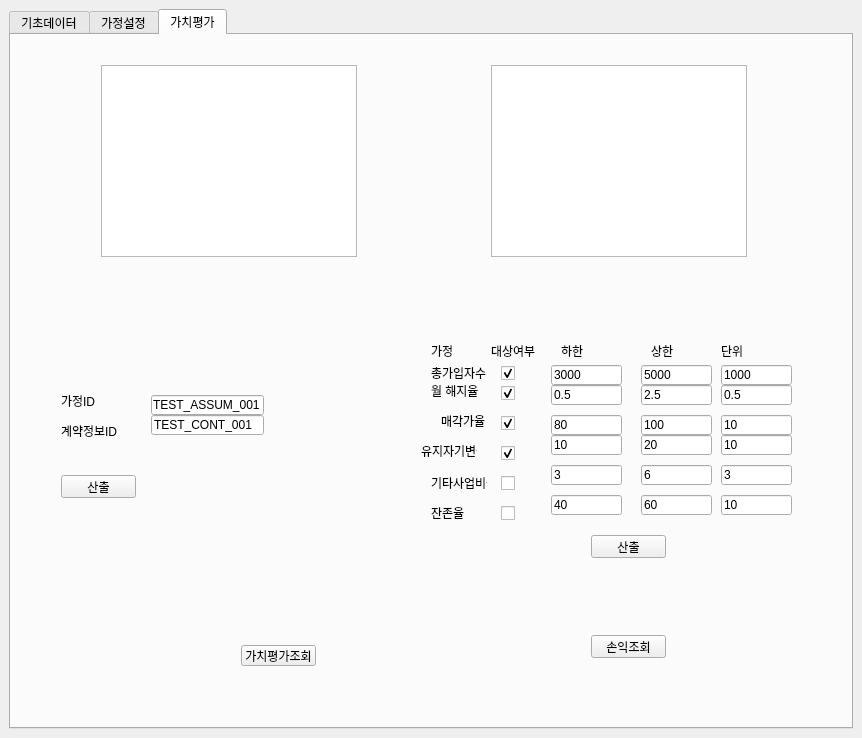
<?xml version="1.0" encoding="UTF-8"?>
<ui version="4.0">
 <class>MainWindow</class>
 <widget class="QMainWindow" name="MainWindow">
  <property name="geometry">
   <rect>
    <x>0</x>
    <y>0</y>
    <width>862</width>
    <height>738</height>
   </rect>
  </property>
  <property name="windowTitle">
   <string>MainWindow</string>
  </property>
  <widget class="QWidget" name="centralwidget">
   <layout class="QHBoxLayout" name="horizontalLayout_3">
    <item>
     <widget class="QTabWidget" name="tabWidget">
      <property name="currentIndex">
       <number>2</number>
      </property>
      <widget class="QWidget" name="tab">
       <attribute name="title">
        <string>기초데이터</string>
       </attribute>
       <layout class="QVBoxLayout" name="verticalLayout_4">
        <item>
         <layout class="QHBoxLayout" name="horizontalLayout_2">
          <item>
           <widget class="QTreeView" name="table1">
            <property name="enabled">
             <bool>true</bool>
            </property>
            <property name="sizePolicy">
             <sizepolicy hsizetype="Expanding" vsizetype="Expanding">
              <horstretch>0</horstretch>
              <verstretch>0</verstretch>
             </sizepolicy>
            </property>
           </widget>
          </item>
          <item>
           <widget class="QTextBrowser" name="logger1">
            <property name="enabled">
             <bool>true</bool>
            </property>
            <property name="sizePolicy">
             <sizepolicy hsizetype="Preferred" vsizetype="Expanding">
              <horstretch>0</horstretch>
              <verstretch>0</verstretch>
             </sizepolicy>
            </property>
            <property name="lineWrapColumnOrWidth">
             <number>0</number>
            </property>
           </widget>
          </item>
         </layout>
        </item>
        <item>
         <widget class="QGroupBox" name="groupBox_4">
          <property name="title">
           <string>데이터 수집/조회/삭제</string>
          </property>
          <layout class="QHBoxLayout" name="horizontalLayout">
           <item>
            <widget class="QGroupBox" name="groupBox">
             <property name="title">
              <string>수집</string>
             </property>
             <layout class="QVBoxLayout" name="verticalLayout">
              <item>
               <widget class="QPushButton" name="pushButton_used">
                <property name="text">
                 <string>상품정보</string>
                </property>
               </widget>
              </item>
              <item>
               <widget class="QPushButton" name="pushButton_pno">
                <property name="text">
                 <string>출고가정보</string>
                </property>
               </widget>
              </item>
              <item>
               <widget class="QPushButton" name="pushButton_rel">
                <property name="text">
                 <string>중고가정보</string>
                </property>
               </widget>
              </item>
             </layout>
            </widget>
           </item>
           <item>
            <widget class="QGroupBox" name="groupBox_2">
             <property name="title">
              <string>조회</string>
             </property>
             <layout class="QVBoxLayout" name="verticalLayout_2">
              <item>
               <widget class="QPushButton" name="pushButton_5">
                <property name="text">
                 <string>상품정보</string>
                </property>
               </widget>
              </item>
              <item>
               <widget class="QPushButton" name="pushButton_6">
                <property name="text">
                 <string>출고가정보</string>
                </property>
               </widget>
              </item>
              <item>
               <widget class="QPushButton" name="pushButton_7">
                <property name="text">
                 <string>중고가정보</string>
                </property>
               </widget>
              </item>
             </layout>
            </widget>
           </item>
           <item>
            <widget class="QGroupBox" name="groupBox_3">
             <property name="title">
              <string>삭제</string>
             </property>
             <layout class="QVBoxLayout" name="verticalLayout_3">
              <item>
               <widget class="QPushButton" name="pushButton">
                <property name="text">
                 <string>상품정보</string>
                </property>
               </widget>
              </item>
              <item>
               <widget class="QPushButton" name="pushButton_2">
                <property name="text">
                 <string>출고가정보</string>
                </property>
               </widget>
              </item>
              <item>
               <widget class="QPushButton" name="pushButton_3">
                <property name="text">
                 <string>중고가정보</string>
                </property>
               </widget>
              </item>
             </layout>
            </widget>
           </item>
          </layout>
         </widget>
        </item>
       </layout>
      </widget>
      <widget class="QWidget" name="tab_2">
       <attribute name="title">
        <string>가정설정</string>
       </attribute>
       <layout class="QVBoxLayout" name="verticalLayout_8">
        <item>
         <layout class="QHBoxLayout" name="horizontalLayout_20" stretch="0,0">
          <item>
           <widget class="QTreeView" name="table2"/>
          </item>
          <item>
           <widget class="QTextBrowser" name="logger2">
            <property name="sizePolicy">
             <sizepolicy hsizetype="Minimum" vsizetype="Expanding">
              <horstretch>0</horstretch>
              <verstretch>0</verstretch>
             </sizepolicy>
            </property>
           </widget>
          </item>
         </layout>
        </item>
        <item>
         <layout class="QHBoxLayout" name="horizontalLayout_19">
          <item>
           <widget class="QGroupBox" name="groupBox_5">
            <property name="title">
             <string>계약정보</string>
            </property>
            <layout class="QVBoxLayout" name="verticalLayout_5">
             <item>
              <layout class="QHBoxLayout" name="horizontalLayout_4">
               <item>
                <widget class="QLabel" name="label">
                 <property name="text">
                  <string>월납 보험료(원)</string>
                 </property>
                </widget>
               </item>
               <item>
                <widget class="QLineEdit" name="lineEdit"/>
               </item>
              </layout>
             </item>
             <item>
              <layout class="QHBoxLayout" name="horizontalLayout_5">
               <item>
                <widget class="QLabel" name="label_2">
                 <property name="text">
                  <string>출고가(원)</string>
                 </property>
                </widget>
               </item>
               <item>
                <widget class="QLineEdit" name="lineEdit_2"/>
               </item>
              </layout>
             </item>
             <item>
              <layout class="QHBoxLayout" name="horizontalLayout_6">
               <item>
                <widget class="QLabel" name="label_3">
                 <property name="text">
                  <string>공임비(원)</string>
                 </property>
                </widget>
               </item>
               <item>
                <widget class="QLineEdit" name="lineEdit_3"/>
               </item>
              </layout>
             </item>
             <item>
              <layout class="QHBoxLayout" name="horizontalLayout_18">
               <item>
                <widget class="QLabel" name="label_15">
                 <property name="text">
                  <string>Loss Cap(%)</string>
                 </property>
                </widget>
               </item>
               <item>
                <widget class="QLineEdit" name="lineEdit_15"/>
               </item>
              </layout>
             </item>
             <item>
              <layout class="QHBoxLayout" name="horizontalLayout_7">
               <item>
                <widget class="QLabel" name="label_4">
                 <property name="text">
                  <string>반납시점(월)</string>
                 </property>
                </widget>
               </item>
               <item>
                <widget class="QLineEdit" name="lineEdit_4"/>
               </item>
              </layout>
             </item>
             <item>
              <layout class="QHBoxLayout" name="horizontalLayout_8">
               <item>
                <widget class="QLabel" name="label_5">
                 <property name="text">
                  <string>공동인수율(%)</string>
                 </property>
                </widget>
               </item>
               <item>
                <widget class="QLineEdit" name="lineEdit_5"/>
               </item>
              </layout>
             </item>
             <item>
              <layout class="QHBoxLayout" name="horizontalLayout_11">
               <item>
                <widget class="QLabel" name="label_8">
                 <property name="text">
                  <string>대리점수수료율(%)</string>
                 </property>
                </widget>
               </item>
               <item>
                <widget class="QLineEdit" name="lineEdit_8"/>
               </item>
              </layout>
             </item>
             <item>
              <layout class="QHBoxLayout" name="horizontalLayout_9">
               <item>
                <widget class="QLabel" name="label_6">
                 <property name="text">
                  <string>출재율(%)</string>
                 </property>
                </widget>
               </item>
               <item>
                <widget class="QLineEdit" name="lineEdit_6"/>
               </item>
              </layout>
             </item>
             <item>
              <layout class="QHBoxLayout" name="horizontalLayout_10">
               <item>
                <widget class="QLabel" name="label_7">
                 <property name="text">
                  <string>출재수수료율(%)</string>
                 </property>
                </widget>
               </item>
               <item>
                <widget class="QLineEdit" name="lineEdit_7"/>
               </item>
              </layout>
             </item>
             <item>
              <layout class="QHBoxLayout" name="horizontalLayout_22">
               <item>
                <widget class="QPushButton" name="pushButton_8">
                 <property name="text">
                  <string>조회</string>
                 </property>
                </widget>
               </item>
               <item>
                <widget class="QPushButton" name="pushButton_12">
                 <property name="text">
                  <string>삽입</string>
                 </property>
                </widget>
               </item>
               <item>
                <widget class="QPushButton" name="pushButton_9">
                 <property name="text">
                  <string>삭제</string>
                 </property>
                </widget>
               </item>
              </layout>
             </item>
            </layout>
           </widget>
          </item>
          <item>
           <widget class="QGroupBox" name="groupBox_6">
            <property name="title">
             <string>가정</string>
            </property>
            <layout class="QVBoxLayout" name="verticalLayout_6">
             <item>
              <layout class="QHBoxLayout" name="horizontalLayout_15">
               <item>
                <widget class="QLabel" name="label_12">
                 <property name="text">
                  <string>총 가입자수(명)</string>
                 </property>
                </widget>
               </item>
               <item>
                <widget class="QLineEdit" name="lineEdit_12"/>
               </item>
              </layout>
             </item>
             <item>
              <layout class="QHBoxLayout" name="horizontalLayout_12">
               <item>
                <widget class="QLabel" name="label_9">
                 <property name="text">
                  <string>월 해지율(%)</string>
                 </property>
                </widget>
               </item>
               <item>
                <widget class="QLineEdit" name="lineEdit_9"/>
               </item>
              </layout>
             </item>
             <item>
              <layout class="QHBoxLayout" name="horizontalLayout_13">
               <item>
                <widget class="QLabel" name="label_10">
                 <property name="text">
                  <string>매각가율(%)</string>
                 </property>
                </widget>
               </item>
               <item>
                <widget class="QLineEdit" name="lineEdit_10"/>
               </item>
              </layout>
             </item>
             <item>
              <layout class="QHBoxLayout" name="horizontalLayout_14">
               <item>
                <widget class="QLabel" name="label_11">
                 <property name="text">
                  <string>유지자 기변율(%)</string>
                 </property>
                </widget>
               </item>
               <item>
                <widget class="QLineEdit" name="lineEdit_11"/>
               </item>
              </layout>
             </item>
             <item>
              <layout class="QHBoxLayout" name="horizontalLayout_17">
               <item>
                <widget class="QLabel" name="label_14">
                 <property name="text">
                  <string>기타사업비율(%)</string>
                 </property>
                </widget>
               </item>
               <item>
                <widget class="QLineEdit" name="lineEdit_14"/>
               </item>
              </layout>
             </item>
             <item>
              <layout class="QHBoxLayout" name="horizontalLayout_16">
               <item>
                <widget class="QLabel" name="label_13">
                 <property name="text">
                  <string>잔존율(%)</string>
                 </property>
                </widget>
               </item>
               <item>
                <widget class="QPushButton" name="pushButton_4">
                 <property name="text">
                  <string>산출</string>
                 </property>
                </widget>
               </item>
               <item>
                <widget class="QLineEdit" name="lineEdit_13">
                 <property name="readOnly">
                  <bool>false</bool>
                 </property>
                </widget>
               </item>
              </layout>
             </item>
             <item>
              <layout class="QHBoxLayout" name="horizontalLayout_23">
               <item>
                <widget class="QPushButton" name="pushButton_10">
                 <property name="text">
                  <string>조회</string>
                 </property>
                </widget>
               </item>
               <item>
                <widget class="QPushButton" name="pushButton_13">
                 <property name="text">
                  <string>삽입</string>
                 </property>
                </widget>
               </item>
               <item>
                <widget class="QPushButton" name="pushButton_11">
                 <property name="text">
                  <string>삭제</string>
                 </property>
                </widget>
               </item>
              </layout>
             </item>
            </layout>
           </widget>
          </item>
         </layout>
        </item>
       </layout>
      </widget>
      <widget class="QWidget" name="tab_3">
       <attribute name="title">
        <string>가치평가</string>
       </attribute>
       <widget class="QPushButton" name="pushButton_14">
        <property name="geometry">
         <rect>
          <x>50</x>
          <y>440</y>
          <width>75</width>
          <height>23</height>
         </rect>
        </property>
        <property name="text">
         <string>산출</string>
        </property>
       </widget>
       <widget class="QLabel" name="label_16">
        <property name="geometry">
         <rect>
          <x>50</x>
          <y>360</y>
          <width>56</width>
          <height>12</height>
         </rect>
        </property>
        <property name="text">
         <string>가정ID</string>
        </property>
       </widget>
       <widget class="QLabel" name="label_17">
        <property name="geometry">
         <rect>
          <x>50</x>
          <y>390</y>
          <width>56</width>
          <height>12</height>
         </rect>
        </property>
        <property name="text">
         <string>계약정보ID</string>
        </property>
       </widget>
       <widget class="QLabel" name="label_18">
        <property name="geometry">
         <rect>
          <x>420</x>
          <y>330</y>
          <width>61</width>
          <height>16</height>
         </rect>
        </property>
        <property name="text">
         <string>총가입자수</string>
        </property>
       </widget>
       <widget class="QLabel" name="label_19">
        <property name="geometry">
         <rect>
          <x>420</x>
          <y>350</y>
          <width>56</width>
          <height>12</height>
         </rect>
        </property>
        <property name="text">
         <string>월 해지율</string>
        </property>
       </widget>
       <widget class="QLabel" name="label_20">
        <property name="geometry">
         <rect>
          <x>410</x>
          <y>410</y>
          <width>56</width>
          <height>12</height>
         </rect>
        </property>
        <property name="text">
         <string>유지자기변율</string>
        </property>
       </widget>
       <widget class="QLabel" name="label_21">
        <property name="geometry">
         <rect>
          <x>420</x>
          <y>440</y>
          <width>56</width>
          <height>16</height>
         </rect>
        </property>
        <property name="text">
         <string>기타사업비율</string>
        </property>
       </widget>
       <widget class="QLabel" name="label_22">
        <property name="geometry">
         <rect>
          <x>430</x>
          <y>380</y>
          <width>56</width>
          <height>12</height>
         </rect>
        </property>
        <property name="text">
         <string>매각가율</string>
        </property>
       </widget>
       <widget class="QLabel" name="label_23">
        <property name="geometry">
         <rect>
          <x>420</x>
          <y>470</y>
          <width>56</width>
          <height>16</height>
         </rect>
        </property>
        <property name="text">
         <string>잔존율</string>
        </property>
       </widget>
       <widget class="QLineEdit" name="insured_lb">
        <property name="geometry">
         <rect>
          <x>540</x>
          <y>330</y>
          <width>71</width>
          <height>20</height>
         </rect>
        </property>
        <property name="text">
         <string>3000</string>
        </property>
       </widget>
       <widget class="QLineEdit" name="lapse_lb">
        <property name="geometry">
         <rect>
          <x>540</x>
          <y>350</y>
          <width>71</width>
          <height>20</height>
         </rect>
        </property>
        <property name="text">
         <string>0.5</string>
        </property>
       </widget>
       <widget class="QLineEdit" name="disc_lb">
        <property name="geometry">
         <rect>
          <x>540</x>
          <y>380</y>
          <width>71</width>
          <height>20</height>
         </rect>
        </property>
        <property name="text">
         <string>80</string>
        </property>
       </widget>
       <widget class="QLineEdit" name="exer_lb">
        <property name="geometry">
         <rect>
          <x>540</x>
          <y>400</y>
          <width>71</width>
          <height>20</height>
         </rect>
        </property>
        <property name="text">
         <string>10</string>
        </property>
       </widget>
       <widget class="QLineEdit" name="expen_lb">
        <property name="geometry">
         <rect>
          <x>540</x>
          <y>430</y>
          <width>71</width>
          <height>20</height>
         </rect>
        </property>
        <property name="text">
         <string>3</string>
        </property>
       </widget>
       <widget class="QLineEdit" name="resid_lb">
        <property name="geometry">
         <rect>
          <x>540</x>
          <y>460</y>
          <width>71</width>
          <height>20</height>
         </rect>
        </property>
        <property name="text">
         <string>40</string>
        </property>
       </widget>
       <widget class="QLineEdit" name="resid_ub">
        <property name="geometry">
         <rect>
          <x>630</x>
          <y>460</y>
          <width>71</width>
          <height>20</height>
         </rect>
        </property>
        <property name="text">
         <string>60</string>
        </property>
       </widget>
       <widget class="QLineEdit" name="lapse_ub">
        <property name="geometry">
         <rect>
          <x>630</x>
          <y>350</y>
          <width>71</width>
          <height>20</height>
         </rect>
        </property>
        <property name="text">
         <string>2.5</string>
        </property>
       </widget>
       <widget class="QLineEdit" name="disc_ub">
        <property name="geometry">
         <rect>
          <x>630</x>
          <y>380</y>
          <width>71</width>
          <height>20</height>
         </rect>
        </property>
        <property name="text">
         <string>100</string>
        </property>
       </widget>
       <widget class="QLineEdit" name="expen_ub">
        <property name="geometry">
         <rect>
          <x>630</x>
          <y>430</y>
          <width>71</width>
          <height>20</height>
         </rect>
        </property>
        <property name="text">
         <string>6</string>
        </property>
       </widget>
       <widget class="QLineEdit" name="exer_ub">
        <property name="geometry">
         <rect>
          <x>630</x>
          <y>400</y>
          <width>71</width>
          <height>20</height>
         </rect>
        </property>
        <property name="text">
         <string>20</string>
        </property>
       </widget>
       <widget class="QLineEdit" name="insured_ub">
        <property name="geometry">
         <rect>
          <x>630</x>
          <y>330</y>
          <width>71</width>
          <height>20</height>
         </rect>
        </property>
        <property name="text">
         <string>5000</string>
        </property>
       </widget>
       <widget class="QLineEdit" name="resid_unit">
        <property name="geometry">
         <rect>
          <x>710</x>
          <y>460</y>
          <width>71</width>
          <height>20</height>
         </rect>
        </property>
        <property name="text">
         <string>10</string>
        </property>
       </widget>
       <widget class="QLineEdit" name="lapse_unit">
        <property name="geometry">
         <rect>
          <x>710</x>
          <y>350</y>
          <width>71</width>
          <height>20</height>
         </rect>
        </property>
        <property name="text">
         <string>0.5</string>
        </property>
       </widget>
       <widget class="QLineEdit" name="disc_unit">
        <property name="geometry">
         <rect>
          <x>710</x>
          <y>380</y>
          <width>71</width>
          <height>20</height>
         </rect>
        </property>
        <property name="text">
         <string>10</string>
        </property>
       </widget>
       <widget class="QLineEdit" name="expen_unit">
        <property name="geometry">
         <rect>
          <x>710</x>
          <y>430</y>
          <width>71</width>
          <height>20</height>
         </rect>
        </property>
        <property name="text">
         <string>3</string>
        </property>
       </widget>
       <widget class="QLineEdit" name="exer_unit">
        <property name="geometry">
         <rect>
          <x>710</x>
          <y>400</y>
          <width>71</width>
          <height>20</height>
         </rect>
        </property>
        <property name="text">
         <string>10</string>
        </property>
       </widget>
       <widget class="QLineEdit" name="insured_unit">
        <property name="geometry">
         <rect>
          <x>710</x>
          <y>330</y>
          <width>71</width>
          <height>20</height>
         </rect>
        </property>
        <property name="text">
         <string>1000</string>
        </property>
       </widget>
       <widget class="QLabel" name="label_24">
        <property name="geometry">
         <rect>
          <x>550</x>
          <y>310</y>
          <width>56</width>
          <height>12</height>
         </rect>
        </property>
        <property name="text">
         <string>하한</string>
        </property>
       </widget>
       <widget class="QLabel" name="label_25">
        <property name="geometry">
         <rect>
          <x>640</x>
          <y>310</y>
          <width>56</width>
          <height>12</height>
         </rect>
        </property>
        <property name="text">
         <string>상한</string>
        </property>
       </widget>
       <widget class="QLabel" name="label_26">
        <property name="geometry">
         <rect>
          <x>710</x>
          <y>310</y>
          <width>56</width>
          <height>12</height>
         </rect>
        </property>
        <property name="text">
         <string>단위</string>
        </property>
       </widget>
       <widget class="QPushButton" name="pushButton_15">
        <property name="geometry">
         <rect>
          <x>580</x>
          <y>500</y>
          <width>75</width>
          <height>23</height>
         </rect>
        </property>
        <property name="text">
         <string>산출</string>
        </property>
       </widget>
       <widget class="QPushButton" name="pushButton_16">
        <property name="geometry">
         <rect>
          <x>230</x>
          <y>610</y>
          <width>75</width>
          <height>21</height>
         </rect>
        </property>
        <property name="text">
         <string>가치평가조회</string>
        </property>
       </widget>
       <widget class="QTreeView" name="table3">
        <property name="geometry">
         <rect>
          <x>90</x>
          <y>30</y>
          <width>256</width>
          <height>192</height>
         </rect>
        </property>
       </widget>
       <widget class="QCheckBox" name="insured_checked">
        <property name="geometry">
         <rect>
          <x>490</x>
          <y>330</y>
          <width>16</width>
          <height>16</height>
         </rect>
        </property>
        <property name="text">
         <string/>
        </property>
        <property name="checked">
         <bool>true</bool>
        </property>
       </widget>
       <widget class="QCheckBox" name="lapse_checked">
        <property name="geometry">
         <rect>
          <x>490</x>
          <y>350</y>
          <width>16</width>
          <height>16</height>
         </rect>
        </property>
        <property name="text">
         <string/>
        </property>
        <property name="checked">
         <bool>true</bool>
        </property>
       </widget>
       <widget class="QCheckBox" name="disc_checked">
        <property name="geometry">
         <rect>
          <x>490</x>
          <y>380</y>
          <width>16</width>
          <height>16</height>
         </rect>
        </property>
        <property name="text">
         <string/>
        </property>
        <property name="checked">
         <bool>true</bool>
        </property>
       </widget>
       <widget class="QCheckBox" name="exer_checked">
        <property name="geometry">
         <rect>
          <x>490</x>
          <y>410</y>
          <width>16</width>
          <height>16</height>
         </rect>
        </property>
        <property name="text">
         <string/>
        </property>
        <property name="checked">
         <bool>true</bool>
        </property>
       </widget>
       <widget class="QCheckBox" name="expen_checked">
        <property name="geometry">
         <rect>
          <x>490</x>
          <y>440</y>
          <width>16</width>
          <height>16</height>
         </rect>
        </property>
        <property name="text">
         <string/>
        </property>
       </widget>
       <widget class="QCheckBox" name="resid_checked">
        <property name="geometry">
         <rect>
          <x>490</x>
          <y>470</y>
          <width>16</width>
          <height>16</height>
         </rect>
        </property>
        <property name="text">
         <string/>
        </property>
       </widget>
       <widget class="QLabel" name="label_27">
        <property name="geometry">
         <rect>
          <x>480</x>
          <y>310</y>
          <width>56</width>
          <height>12</height>
         </rect>
        </property>
        <property name="text">
         <string>대상여부</string>
        </property>
       </widget>
       <widget class="QLabel" name="label_28">
        <property name="geometry">
         <rect>
          <x>420</x>
          <y>310</y>
          <width>56</width>
          <height>12</height>
         </rect>
        </property>
        <property name="text">
         <string>가정</string>
        </property>
       </widget>
       <widget class="QLineEdit" name="assum_id">
        <property name="geometry">
         <rect>
          <x>140</x>
          <y>360</y>
          <width>113</width>
          <height>20</height>
         </rect>
        </property>
        <property name="text">
         <string>TEST_ASSUM_001</string>
        </property>
       </widget>
       <widget class="QLineEdit" name="cont_id">
        <property name="geometry">
         <rect>
          <x>140</x>
          <y>380</y>
          <width>113</width>
          <height>20</height>
         </rect>
        </property>
        <property name="text">
         <string>TEST_CONT_001</string>
        </property>
       </widget>
       <widget class="QTextBrowser" name="logger3">
        <property name="geometry">
         <rect>
          <x>480</x>
          <y>30</y>
          <width>256</width>
          <height>192</height>
         </rect>
        </property>
       </widget>
       <widget class="QPushButton" name="pushButton_17">
        <property name="geometry">
         <rect>
          <x>580</x>
          <y>600</y>
          <width>75</width>
          <height>23</height>
         </rect>
        </property>
        <property name="text">
         <string>손익조회</string>
        </property>
       </widget>
      </widget>
     </widget>
    </item>
   </layout>
  </widget>
  <widget class="QMenuBar" name="menubar">
   <property name="geometry">
    <rect>
     <x>0</x>
     <y>0</y>
     <width>862</width>
     <height>21</height>
    </rect>
   </property>
  </widget>
 </widget>
 <resources/>
 <connections>
  <connection>
   <sender>pushButton_14</sender>
   <signal>clicked()</signal>
   <receiver>MainWindow</receiver>
   <slot>slot_valuation()</slot>
   <hints>
    <hint type="sourcelabel">
     <x>82</x>
     <y>495</y>
    </hint>
    <hint type="destinationlabel">
     <x>119</x>
     <y>597</y>
    </hint>
   </hints>
  </connection>
  <connection>
   <sender>pushButton_15</sender>
   <signal>clicked()</signal>
   <receiver>MainWindow</receiver>
   <slot>slot_sensitivity()</slot>
   <hints>
    <hint type="sourcelabel">
     <x>639</x>
     <y>561</y>
    </hint>
    <hint type="destinationlabel">
     <x>519</x>
     <y>736</y>
    </hint>
   </hints>
  </connection>
  <connection>
   <sender>pushButton_16</sender>
   <signal>clicked()</signal>
   <receiver>MainWindow</receiver>
   <slot>slot_valuation_select()</slot>
   <hints>
    <hint type="sourcelabel">
     <x>284</x>
     <y>676</y>
    </hint>
    <hint type="destinationlabel">
     <x>211</x>
     <y>734</y>
    </hint>
   </hints>
  </connection>
  <connection>
   <sender>pushButton_5</sender>
   <signal>clicked()</signal>
   <receiver>MainWindow</receiver>
   <slot>slot_pno_select()</slot>
   <hints>
    <hint type="sourcelabel">
     <x>352</x>
     <y>636</y>
    </hint>
    <hint type="destinationlabel">
     <x>64</x>
     <y>301</y>
    </hint>
   </hints>
  </connection>
  <connection>
   <sender>pushButton_7</sender>
   <signal>clicked()</signal>
   <receiver>MainWindow</receiver>
   <slot>slot_used_select()</slot>
   <hints>
    <hint type="sourcelabel">
     <x>343</x>
     <y>694</y>
    </hint>
    <hint type="destinationlabel">
     <x>80</x>
     <y>574</y>
    </hint>
   </hints>
  </connection>
  <connection>
   <sender>pushButton_pno</sender>
   <signal>clicked()</signal>
   <receiver>MainWindow</receiver>
   <slot>slot_rel_insert()</slot>
   <hints>
    <hint type="sourcelabel">
     <x>97</x>
     <y>660</y>
    </hint>
    <hint type="destinationlabel">
     <x>277</x>
     <y>391</y>
    </hint>
   </hints>
  </connection>
  <connection>
   <sender>pushButton_rel</sender>
   <signal>clicked()</signal>
   <receiver>MainWindow</receiver>
   <slot>slot_used_insert()</slot>
   <hints>
    <hint type="sourcelabel">
     <x>181</x>
     <y>694</y>
    </hint>
    <hint type="destinationlabel">
     <x>373</x>
     <y>457</y>
    </hint>
   </hints>
  </connection>
  <connection>
   <sender>pushButton</sender>
   <signal>clicked()</signal>
   <receiver>MainWindow</receiver>
   <slot>slot_pno_delete()</slot>
   <hints>
    <hint type="sourcelabel">
     <x>803</x>
     <y>636</y>
    </hint>
    <hint type="destinationlabel">
     <x>568</x>
     <y>327</y>
    </hint>
   </hints>
  </connection>
  <connection>
   <sender>pushButton_used</sender>
   <signal>clicked()</signal>
   <receiver>MainWindow</receiver>
   <slot>slot_pno_insert()</slot>
   <hints>
    <hint type="sourcelabel">
     <x>172</x>
     <y>632</y>
    </hint>
    <hint type="destinationlabel">
     <x>350</x>
     <y>317</y>
    </hint>
   </hints>
  </connection>
  <connection>
   <sender>pushButton_2</sender>
   <signal>clicked()</signal>
   <receiver>MainWindow</receiver>
   <slot>slot_rel_delete()</slot>
   <hints>
    <hint type="sourcelabel">
     <x>804</x>
     <y>665</y>
    </hint>
    <hint type="destinationlabel">
     <x>584</x>
     <y>397</y>
    </hint>
   </hints>
  </connection>
  <connection>
   <sender>pushButton_3</sender>
   <signal>clicked()</signal>
   <receiver>MainWindow</receiver>
   <slot>slot_used_delete()</slot>
   <hints>
    <hint type="sourcelabel">
     <x>769</x>
     <y>694</y>
    </hint>
    <hint type="destinationlabel">
     <x>522</x>
     <y>458</y>
    </hint>
   </hints>
  </connection>
  <connection>
   <sender>pushButton_6</sender>
   <signal>clicked()</signal>
   <receiver>MainWindow</receiver>
   <slot>slot_rel_select()</slot>
   <hints>
    <hint type="sourcelabel">
     <x>318</x>
     <y>665</y>
    </hint>
    <hint type="destinationlabel">
     <x>92</x>
     <y>357</y>
    </hint>
   </hints>
  </connection>
  <connection>
   <sender>pushButton_11</sender>
   <signal>clicked()</signal>
   <receiver>MainWindow</receiver>
   <slot>slot_assum_delete()</slot>
   <hints>
    <hint type="sourcelabel">
     <x>729</x>
     <y>681</y>
    </hint>
    <hint type="destinationlabel">
     <x>723</x>
     <y>597</y>
    </hint>
   </hints>
  </connection>
  <connection>
   <sender>pushButton_8</sender>
   <signal>clicked()</signal>
   <receiver>MainWindow</receiver>
   <slot>slot_cont_select()</slot>
   <hints>
    <hint type="sourcelabel">
     <x>111</x>
     <y>690</y>
    </hint>
    <hint type="destinationlabel">
     <x>109</x>
     <y>597</y>
    </hint>
   </hints>
  </connection>
  <connection>
   <sender>pushButton_9</sender>
   <signal>clicked()</signal>
   <receiver>MainWindow</receiver>
   <slot>slot_cont_delete()</slot>
   <hints>
    <hint type="sourcelabel">
     <x>340</x>
     <y>695</y>
    </hint>
    <hint type="destinationlabel">
     <x>325</x>
     <y>597</y>
    </hint>
   </hints>
  </connection>
  <connection>
   <sender>pushButton_10</sender>
   <signal>clicked()</signal>
   <receiver>MainWindow</receiver>
   <slot>slot_assum_select()</slot>
   <hints>
    <hint type="sourcelabel">
     <x>538</x>
     <y>689</y>
    </hint>
    <hint type="destinationlabel">
     <x>537</x>
     <y>597</y>
    </hint>
   </hints>
  </connection>
  <connection>
   <sender>pushButton_17</sender>
   <signal>clicked()</signal>
   <receiver>MainWindow</receiver>
   <slot>slot_profit_select()</slot>
   <hints>
    <hint type="sourcelabel">
     <x>653</x>
     <y>664</y>
    </hint>
    <hint type="destinationlabel">
     <x>673</x>
     <y>733</y>
    </hint>
   </hints>
  </connection>
 </connections>
 <slots>
  <slot>slot_pno_insert()</slot>
  <slot>slot_pno_delete()</slot>
  <slot>slot_rel_insert()</slot>
  <slot>slot_rel_delete()</slot>
  <slot>slot_used_insert()</slot>
  <slot>slot_used_delete()</slot>
  <slot>slot_pno_select()</slot>
  <slot>slot_rel_select()</slot>
  <slot>slot_used_select()</slot>
  <slot>slot_cont_select()</slot>
  <slot>slot_cont_delete()</slot>
  <slot>slot_assum_select()</slot>
  <slot>slot_assum_delete()</slot>
  <slot>slot_sensitivity()</slot>
  <slot>slot_valuation()</slot>
  <slot>slot_valuation_select()</slot>
  <slot>slot_profit_select()</slot>
 </slots>
</ui>
